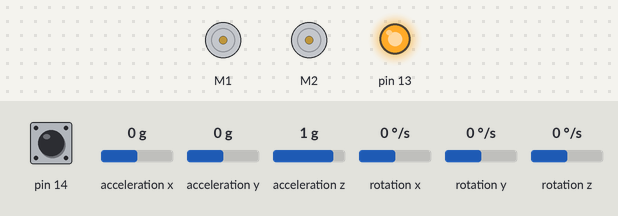
The sketch below on a simulated Arduino Leonardo, built with avr-gcc and run on an emulated ATmega32U4. On the bench: 2 × DC motor (green arrow = forward, orange = backward, longer = faster), output pins drawn as LEDs (lit = HIGH). Inputs (shaded band) come from the test bench; at power-on: pin 14 HIGH, rotation z 0 °/s, acceleration x 0 g, acceleration y 0 g, acceleration z 1 g, rotation x 0 °/s, rotation y 0 °/s. What the sketch prints to the serial monitor is not drawn.

Above: at 0.8 s.
0.9 s: pin 14 pulled LOW for 1 s
At 3.9 s:
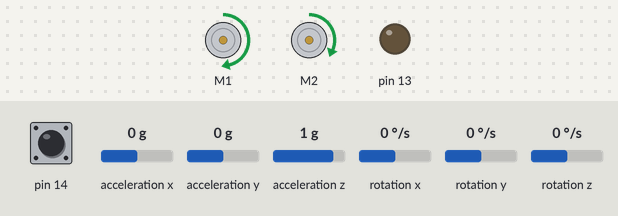
4.4 s: rotation z set to -1 °/s
7.4 s: rotation z set to -192 °/s
8.9 s: rotation z set to 100 °/s
At 9.9 s:
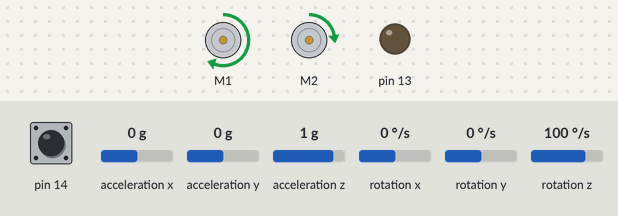
10.4 s: rotation z set to -4 °/s
At 11.6 s:
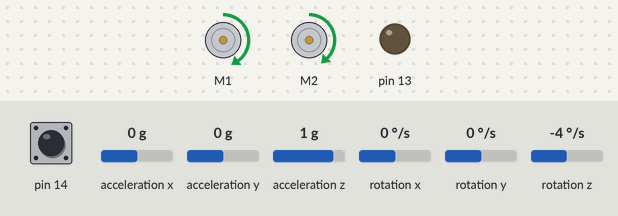
11.9 s: rotation z set to 4 °/s
At 13.2 s:
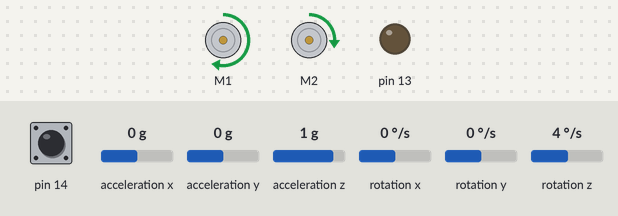
Timing chart, 0 to 14.4 s (numbered marks = the images above; inputs shaded):
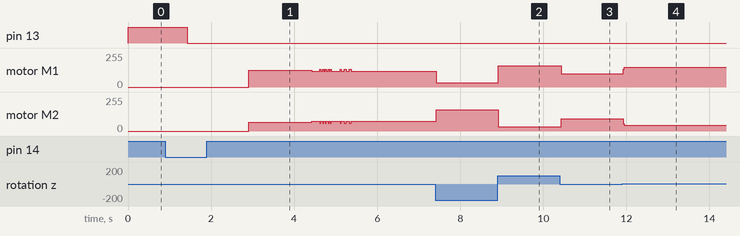

The sketch:

Follow_line.ino
```cpp
#include <Wire.h>
#include <Zumo32U4.h>
#include <PID_v1.h>

// ------------------------------------------------------------
// This program makes the Zumo robot follow a black line.
//
// The robot uses:
// - the line sensors to detect the track
// - the gyro to keep track of its heading
// - a PID controller to steer back toward the line and keep a straight path
// - a small state machine to detect corners and turn around them
// ------------------------------------------------------------

// ============================================================
// Global robot objects
// ============================================================
Zumo32U4Motors motors;
Zumo32U4IMU imu;
Zumo32U4LineSensors lineSensors;
Zumo32U4ButtonA buttonA;

#define NUM_SENSORS 5
uint16_t lineSensorValues[NUM_SENSORS];

// ============================================================
// Constants and variables for line following
// ============================================================
// NUDGE_DEG tells the robot how much it should shift its target heading
// when the line is slightly off-center. This helps it correct smoothly.
const float NUDGE_DEG = 3.0;
int nudgeDir = 0;  // -1 = steer right, 0 = hold, +1 = steer left

const int BASE_SPEED = 150;          // 0-400
const int TURN_SPEED = 100;
const int MAX_CORRECTION = 100;
const uint16_t LINE_THRESHOLD = 800; // If a sensor reads above this, it sees a dark line.

// If the robot drifts too far from its target heading, apply a stronger correction.
const float HEADING_LIMIT = 3.0;
const int FORCED_CORRECTION = 60;

// ----------Gyro----------
// These variables store the gyro information and the robot's current heading.
const float GYRO_SCALE = 0.07;  // deg/s per raw unit at 2000 dps
float gyroOffset = 0;
float heading = 0;
uint32_t lastMicros = 0;

// PID variables.
// Setpoint = desired heading
// Input = current heading
// Output = correction value generated by the PID
// Kp, Ki, Kd are tuning values for the controller.
double Setpoint = 0, Input = 0, Output = 0;
double Kp = 15, Ki = 0.0, Kd = 1.0;
PID myPID(&Input, &Output, &Setpoint, Kp, Ki, Kd, DIRECT);

// ============================================================
// State machine for corner handling
// ============================================================
// The robot does not just drive in one continuous mode.
// It switches between states depending on what the sensors see.
enum State { DRIVING, ADVANCING, TURNING_LEFT, TURNING_RIGHT };
State state = DRIVING;
State nextTurn;
uint32_t stateStart = 0;
float turnStartHeading = 0;

const uint16_t ADVANCE_MS = 150;  // Gives the robot time to reach the corner.
const float TURN_ANGLE = 85;      // Slightly under 90 degrees to allow for overshoot.

// ----------Gyro functions----------
// This section is all about measuring the gyro's resting value and then
// updating the robot's heading over time.

void calibrateGyro() {
  // The gyro has a small offset even when the robot is not moving.
  // We measure that offset while the robot is still.
  ledYellow(1);
  long total = 0;

  for (uint16_t i = 0; i < 1024; i++) {
    while (!imu.gyroDataReady()) {}
    imu.readGyro();
    total += imu.g.z;
  }

  // Average the measured values to find the gyro's zero-offset.
  gyroOffset = total / 1024.0;
  ledYellow(0);
}

void updateHeading() {
  // If the gyro is not ready, we cannot read new data.
  if (!imu.gyroDataReady()) return;
  imu.readGyro();

  // Calculate the time since the last heading update.
  uint32_t now = micros();
  float dt = (now - lastMicros) / 1000000.0;
  lastMicros = now;

  // Remove the offset and convert the raw gyro reading into degrees/second.
  float rate = (imu.g.z - gyroOffset) * GYRO_SCALE;

  // Integrate angular velocity to estimate the current heading.
  heading += rate * dt;
}

// ----------Driving functions----------
// This section contains the actual motion logic used to keep the robot in the
// correct position over the line and steer at corners.

void driveStraight() {
  // The robot's current heading becomes the PID input.
  Input = heading;

  // Compute the correction needed to reach Setpoint.
  if (myPID.Compute()) {
    double error = heading - Setpoint;
    double correction = Output;

    // If the robot is too far off the heading target, force a stronger correction.
    if (fabs(error) > HEADING_LIMIT) {
      if (error > 0) correction = min(correction, (double)-FORCED_CORRECTION);
      else           correction = max(correction, (double)FORCED_CORRECTION);
    }

    // The PID output adjusts the left and right wheel speeds.
    // If correction is positive, one side speeds up and the other slows down.
    int left  = constrain(BASE_SPEED - (int)correction, -400, 400);
    int right = constrain(BASE_SPEED + (int)correction, -400, 400);
    motors.setSpeeds(left, right);
  }
}

void finishTurn() {
  // Once the turn is finished, reset the PID target to the current heading
  // so the next straight-driving phase is stable.
  Setpoint = heading;
  Output = 0;  // Clear any leftover PID output before continuing.

  // Restart the PID in automatic mode after a manual reset.
  myPID.SetMode(MANUAL);
  myPID.SetMode(AUTOMATIC);

  // Return to normal driving mode.
  state = DRIVING;
}

void followLine(bool innerLeftDark, bool innerRightDark) {
  // This function decides whether the line is drifting left or right.
  // It only looks at the two middle sensors.
  int dir = 0;

  // If the left inner sensor sees the line but the right inner sensor does not,
  // then the line is slightly to the left, so steer left.
  if (!innerLeftDark && innerRightDark)      dir = -1;  // line is to the right -> steer right
  else if (!innerRightDark && innerLeftDark) dir = +1;  // line is to the left -> steer left

  // If both sensors are on the tape, the robot is centered.
  // If both are off, the robot has likely lost the line or is in a gap.

  // Update the target heading based on the line position.
  if (dir != 0) {
    Setpoint = heading + dir * NUDGE_DEG;  // Aim a little toward the line.
  } else if (nudgeDir != 0) {
    Setpoint = heading;  // If the line is centered again, hold current heading.
  }

  // Save the most recent steering direction for the next loop.
  nudgeDir = dir;

  driveStraight();
}

// ============================================================
// Setup function
// ============================================================
void setup() {
  Serial.begin(115200);
  Wire.begin();

  // Start the IMU and make sure it's connected.
  if (!imu.init()) {
    ledRed(1);
    while (true) {}
  }

  imu.enableDefault();
  imu.configureForTurnSensing();

  // Initialize the 5 line sensors.
  lineSensors.initFiveSensors();

  // Set up the PID controller.
  myPID.SetOutputLimits(-MAX_CORRECTION, MAX_CORRECTION);
  myPID.SetSampleTime(20);
  myPID.SetMode(AUTOMATIC);

  // Calibrate the gyro while the robot is still, then wait for the user button.
  calibrateGyro();
  buttonA.waitForButton();
  delay(1000);

  // Reset heading values after startup.
  heading = 0;
  lastMicros = micros();
}

// ============================================================
// Main loop
// ============================================================
void loop() {
  // Keep updating the robot's heading every cycle.
  updateHeading();

  // Read the five sensors.
  // 0 and 4 are the outer corner sensors.
  // 1 and 3 are the inner tracking sensors.
  // 2 is the center sensor.
  lineSensors.read(lineSensorValues, QTR_EMITTERS_ON);
  bool cornerLeft  = lineSensorValues[0] > LINE_THRESHOLD;
  bool innerLeft   = lineSensorValues[1] > LINE_THRESHOLD;
  bool innerRight  = lineSensorValues[3] > LINE_THRESHOLD;
  bool cornerRight = lineSensorValues[4] > LINE_THRESHOLD;

  // Debug output so we can see sensor values on the serial monitor.
  Serial.print("InnerLeft reads: ");
  Serial.println(lineSensorValues[1]);
  Serial.print("InnerRight reads: ");
  Serial.println(lineSensorValues[3]);

  switch (state) {
    case DRIVING:
      // If either outer sensor sees a black corner, this means the line is turning.
      // In that case, prepare for a turn instead of trying to keep following the line.
      if (cornerRight || cornerLeft) {
        nextTurn = cornerRight ? TURNING_RIGHT : TURNING_LEFT;
        Setpoint = heading;  // Reset correction before advancing straight to the corner.
        nudgeDir = 0;
        stateStart = millis();
        state = ADVANCING;
      } else {
        // Otherwise, keep following the line using the inner sensors.
        followLine(innerLeft, innerRight);
      }
      break;

    case ADVANCING:
      // Move forward briefly so the robot fully reaches the corner before turning.
      driveStraight();
      if (millis() - stateStart >= ADVANCE_MS) {
        turnStartHeading = heading;
        state = nextTurn;
      }
      break;

    case TURNING_RIGHT:
      // Spin to the right until enough angle has been accumulated.
      motors.setSpeeds(TURN_SPEED, -TURN_SPEED);
      if (turnStartHeading - heading >= TURN_ANGLE) finishTurn();
      break;

    case TURNING_LEFT:
      // Spin to the left until enough angle has been accumulated.
      motors.setSpeeds(-TURN_SPEED, TURN_SPEED);
      if (heading - turnStartHeading >= TURN_ANGLE) finishTurn();
      break;
  }
}
```

Measured:
- after the input at 0.9 s, motor M1: stopped → forward 124/255 after 2.0 s; motor M2: stopped → forward 66/255 after 2.0 s
- after the input at 8.9 s, motor M1: forward 31/255 → forward 159/255 at once; motor M2: forward 159/255 → forward 31/255 at once
- after the input at 10.4 s, motor M1: forward 159/255 → forward 100/255 at once; motor M2: forward 31/255 → forward 91/255 at once
- after the input at 11.9 s, motor M1: forward 100/255 → forward 147/255 at once; motor M2: forward 91/255 → forward 43/255 at once
